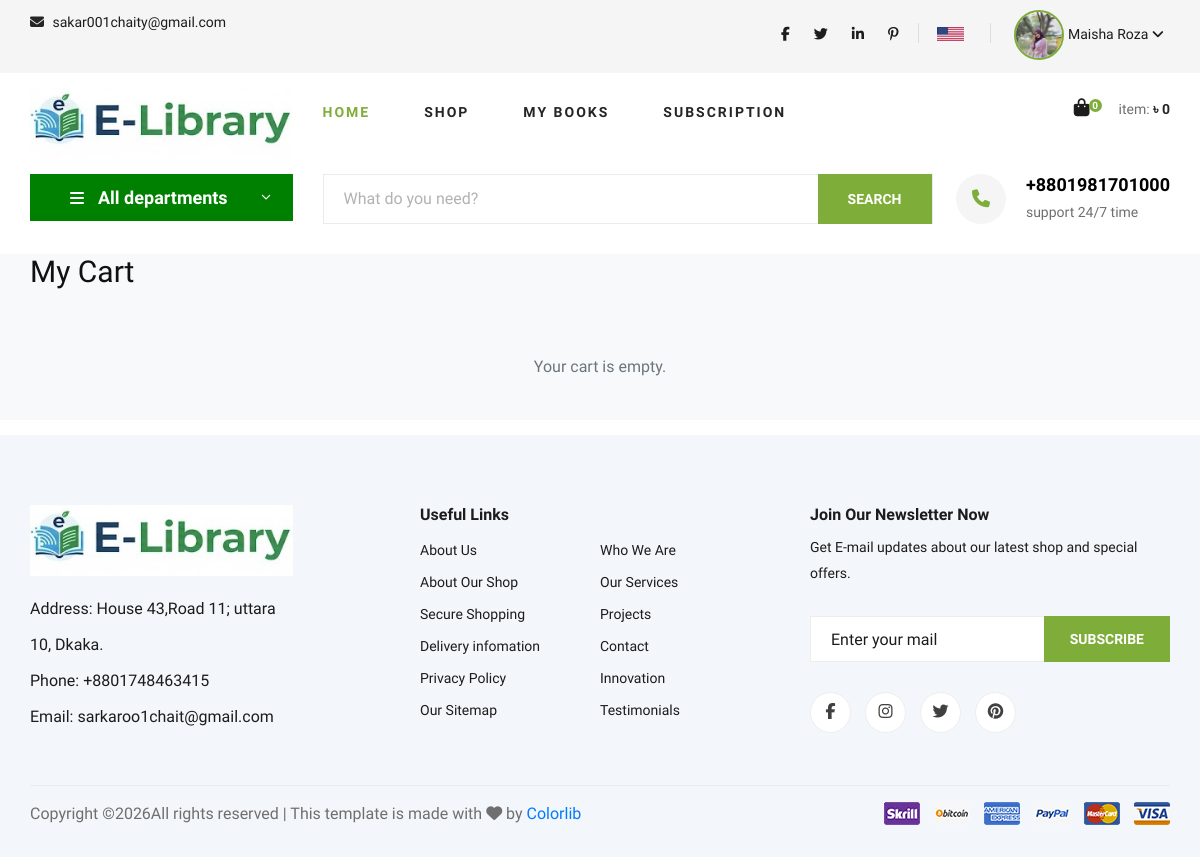
/cart-detail/ (signed in), run on an earlier commit of the app's database.
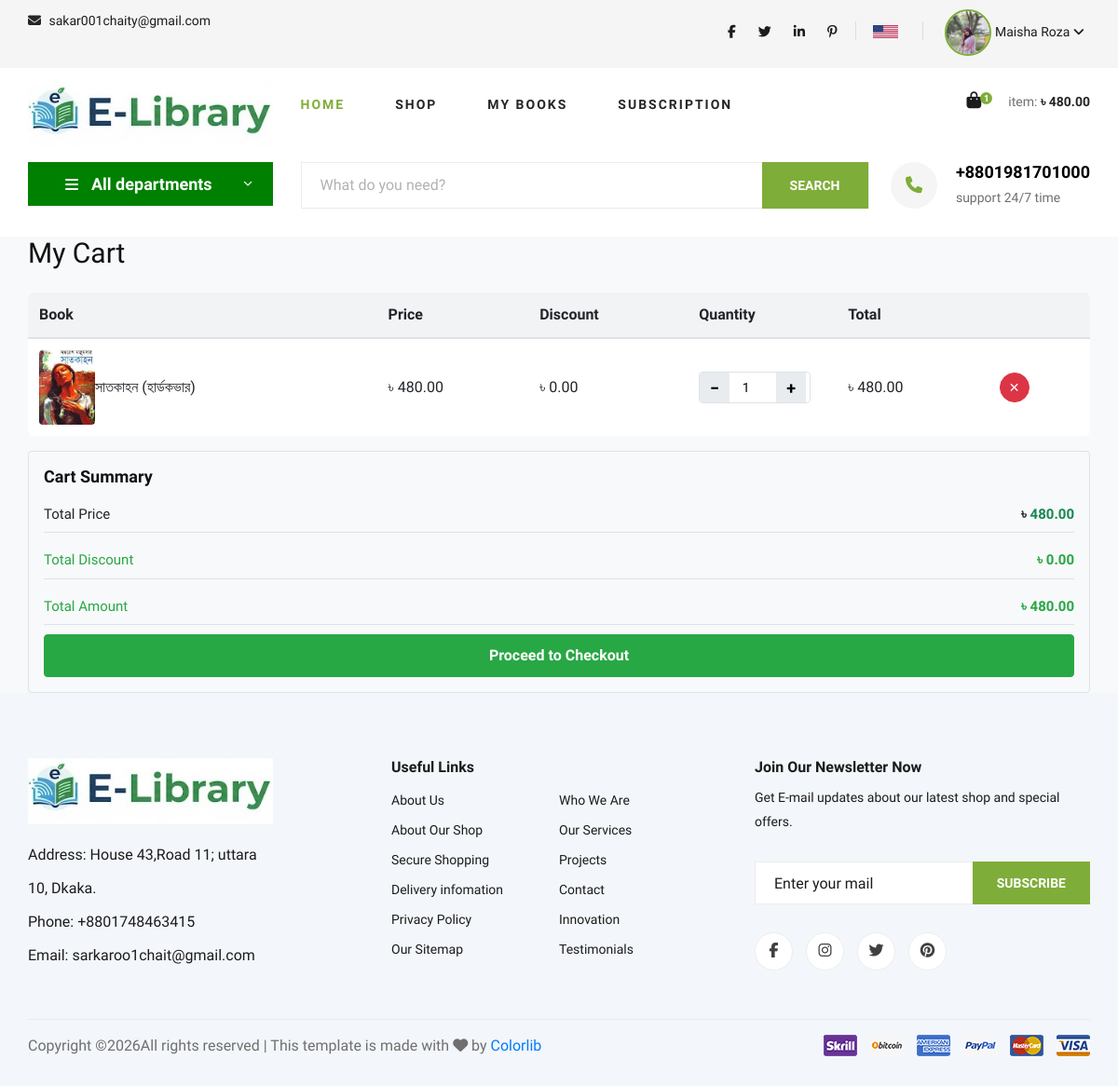
And on a later commit of the database.
### apps/order/models/cart_model.py (models this page shows, shortened)
class Cart(BaseModel):
    user = models.ForeignKey(User, related_name="cart_user", on_delete=models.CASCADE)
    total_price = models.DecimalField(max_digits=10, decimal_places=2, default=0)
    total_discount = models.DecimalField(max_digits=10, decimal_places=2, default=0)
    net_amount = models.DecimalField(max_digits=10, decimal_places=2, default=0)
    is_active = models.BooleanField(default=True)  # only one active cart per user
    created_at = models.DateTimeField(auto_now_add=True)
    updated_at = models.DateTimeField(auto_now=True)
    class Meta:
        db_table = "cart"
        verbose_name = "Cart"
        verbose_name_plural = "Carts"

class CartProduct(BaseModel):
    cart = models.ForeignKey(Cart, on_delete=models.CASCADE, related_name="cart_products_cart")
    product = models.ForeignKey(Book, on_delete=models.CASCADE, related_name="cart_products")
    quantity = models.PositiveIntegerField(default=1)
    price = models.DecimalField(max_digits=10, decimal_places=2, default=0)
    discount = models.DecimalField(max_digits=10, decimal_places=2, default=0)
    final_price = models.DecimalField(max_digits=10, decimal_places=2, default=0)  # price - discount
    added_at = models.DateTimeField(auto_now_add=True)
    class Meta:
        db_table = "cart_product"
        verbose_name = "Cart Product"
        verbose_name_plural = "Cart Products"

### apps/book/models/book_model.py (models this page shows, shortened)
class Book(BaseModel):
    title = models.CharField(max_length=255)
    author = models.ForeignKey(User, on_delete=models.CASCADE, related_name="books_author")
    category = models.ForeignKey(Category, on_delete=models.SET_NULL, null=True, related_name="books_category")
    book_image = models.ImageField(upload_to="books/cover/", blank=True, null=True)
    isbn = models.CharField(max_length=20, blank=True, null=True, unique=True)
    language = models.CharField(max_length=50)
    publication_date = models.DateField(blank=True, null=True)
    edition = models.CharField(max_length=50, blank=True, null=True)
    digital_file = models.FileField(upload_to="books/digital/", blank=True, null=True)
    preview_file = models.FileField(upload_to="books/preview/", blank=True, null=True)
    digital_price = models.DecimalField(max_digits=10, decimal_places=2, default=0)
    physical_price = models.DecimalField(max_digits=10, decimal_places=2, default=0)
    purchase_price = models.DecimalField(max_digits=10, decimal_places=2, default=0)
    has_physical_copy = models.BooleanField(default=False)
    status = models.CharField(max_length=20, choices=BookStatus.choices, default=BookStatus.DRAFT)
    is_read_only = models.BooleanField(default=True)
    is_downloadable = models.BooleanField(default=False)
    download_type = models.CharField(max_length=10, choices=DownloadTypeChoices.choices, default=DownloadTypeChoices.FREE.value)
    created_by = models.ForeignKey(User, on_delete=models.SET_NULL, null=True, related_name="books_created_by")
    active_status = models.CharField(max_length=10, choices=ActiveStatusChoices.choices, default=ActiveStatusChoices.ACTIVE)
    description = models.TextField(blank=True)
    class Meta:
        verbose_name = "Book"
        verbose_name_plural = "Books"
        db_table = "book"
        app_label = "book"

### apps/order/views/cart_management.py (the view)
# urls.py: path("cart-detail/", CartDetailView.as_view(), name="cart_detail"),
class CartDetailView(LoginRequiredMixin, View):
    login_url = "account:login"
    template_name = "cart_detail.html"
    model_class = Cart
    def get(self, request):
        try:
            if not request.user.is_authenticated:
                return redirect("account:login")
            cart = self.model_class.objects.filter(user=request.user, is_active=True).prefetch_related("cart_products_cart").first()
            context = {
                "title": "My Cart",
                "cart": cart,
                "cart_items": cart.cart_products_cart.all() if cart else [],
                "show_hero_banner": False,
                "hero_normal": "hero-normal",
                "subscription": False,
            }
            return render(request, self.template_name, context)
        except Exception as e:
            logger.exception(f"ERROR:------>> Error occurred in Cart Detail View: {e}")
            messages.error(request, "Unable to load cart!")
            return HttpResponse("Something went wrong!")

### apps/home/context_processor.py (called while the page is built)
def all_categories(request):
    return {"all_categories": Category.objects.annotate(book_count=Count("books_category")).order_by("-book_count")}

### apps/order/context_processors.py (called while the page is built)
def cart_summary(request):
    if not request.user.is_authenticated:
        return {
            "cart_count": 0,
            "cart_total": 0,
        }
    cart = Cart.objects.filter(user=request.user, is_active=True).prefetch_related("cart_products_cart").first()
    if not cart:
        return {
            "cart_count": 0,
            "cart_total": 0,
        }
    return {
        "cart_count": cart.cart_products_cart.count(),
        "cart_total": cart.total_price,
    }

### apps/order/templates/cart_detail.html (shortened to what this page needs)
{% extends 'home_base.html' %}
{% load static %}
{% block body %}
  <section class="cart-area section-padding">
    <div class="container">
      <h3 class="mb-4">My Cart</h3>
      {% if cart_items %}
        <table class="table cart-table">
          <thead>
            <tr>
              <th>Book</th>
              <th>Price</th>
              <th>Discount</th>
              <th width="160">Quantity</th>
              <th>Total</th>
              <th></th>
            </tr>
          </thead>
          <tbody>
            {% for item in cart_items %}
              <tr data-item-id="{{ item.id }}">
                <td data-label="Book">
                  <div class="d-flex align-items-center gap-2">
                    <img src="{{ item.product.book_image.url }}" alt="{{ item.product.title }}" width="60" height="80" style="object-fit: cover; border-radius: 4px;" />
                    <span>{{ item.product.title }}</span>
                  </div>
                </td>
                <td data-label="Price">৳ {{ item.price }}</td>
                <td data-label="Discount">৳ {{ item.discount }}</td>
                <td data-label="Quantity">
                  <div class="qty-box">
                    <button class="qty-btn minus">−</button>
                    <input type="number" class="qty-input" value="{{ item.quantity }}" min="1" />
                    <button class="qty-btn plus">+</button>
                  </div>
                </td>
                <td data-label="Total" class="item-total">৳ {{ item.final_price }}</td>
                <td>
                  <button class="btn btn-sm btn-danger remove-item">✕</button>
                </td>
              </tr>
            {% endfor %}
          </tbody>
        </table>
        <div class="p-3 border rounded bg-light cart-summary">
          <h5>Cart Summary</h5>
          <div class="summary-row">
            <span>Total Price</span>
            <strong>৳ <span id="cart-total">{{ cart.total_price }}</span></strong>
          </div>
          <div class="summary-row discount">
            <span>Total Discount</span>
            <strong>৳ <span id="cart-discount">{{ cart.total_discount }}</span></strong>
          </div>
          <div class="summary-row discount">
            <span>Total Amount</span>
            <strong>৳ <span id="cart-net-amount">{{ cart.net_amount }}</span></strong>
          </div>
          <a href="{% url 'order:checkout' %}" class="btn btn-success w-100">Proceed to Checkout</a>
        </div>
      {% else %}
        <p>Your cart is empty.</p>
      {% endif %}
    </div>
  </section>
{% endblock %}

### apps/home/templates/home_base.html (shortened to what the changed rows need)
<!DOCTYPE html>
{% load static %}
<html lang="en">
  <head>
    <link rel="stylesheet" href="{% static 'web/css/bootstrap.min.css' %}" type="text/css" />
    <link rel="stylesheet" href="{% static 'web/css/font-awesome.min.css' %}" type="text/css" />
    <link rel="stylesheet" href="{% static 'web/css/elegant-icons.css' %}" type="text/css" />
    <link rel="stylesheet" href="{% static 'web/css/nice-select.css' %}" type="text/css" />
    <link rel="stylesheet" href="{% static 'web/css/jquery-ui.min.css' %}" type="text/css" />
    <link rel="stylesheet" href="{% static 'web/css/owl.carousel.min.css' %}" type="text/css" />
    <link rel="stylesheet" href="{% static 'web/css/slicknav.min.css' %}" type="text/css" />
    <link rel="stylesheet" href="{% static 'web/css/style.css' %}" type="text/css" />
    <link rel="stylesheet" href="{% static 'web/css/profile.css' %}" type="text/css" />
    <link rel="stylesheet" href="{% static 'web/css/checkout.css' %}" type="text/css" />
    <link rel="stylesheet" href="{% static 'web/css/my_order.css' %}" type="text/css" />
    <link rel="stylesheet" href="https://cdnjs.cloudflare.com/ajax/libs/font-awesome/6.1.1/css/all.min.css" />
  </head>
  <body>
    <header class="header">
      <div class="container">
        <div class="row">
          <div class="col-lg-3">
            <div class="header__cart">
              <ul>
                <li>
                  <a href="{% url 'order:cart_detail' %}">
                    <i class="fa fa-shopping-bag"></i>
                    <span id="header-cart-count">{{ cart_count }}</span>
                  </a>
                </li>
              </ul>
              <div class="header__cart__price">
                item: <span id="header-cart-total">&#2547; {{ cart_total }}</span>
              </div>
            </div>
          </div>
        </div>
      </div>
    </header>
    {% block body %}
    {% endblock %}
  </body>
</html>

What changed in the data, as far as the page shows it:
added Cart: total_price "480.00", total_discount "0.00", net_amount "480.00"
added CartProduct: product.book_image (picture), product "সাতকাহন (হার্ডকভার)", price "480.00", discount "0.00", quantity "1", final_price "480.00"
Also different on the page:
{{ cart_count }}: "0" → "1"
{{ cart_total }}: "0" → (not shown)
text no longer shown: "Your cart is empty."
text now shown: "Book Price Discount Quantity Total Cart Summary Total Price ৳ Total Discount ৳ Total Amount ৳ Proceed to Checkout"
